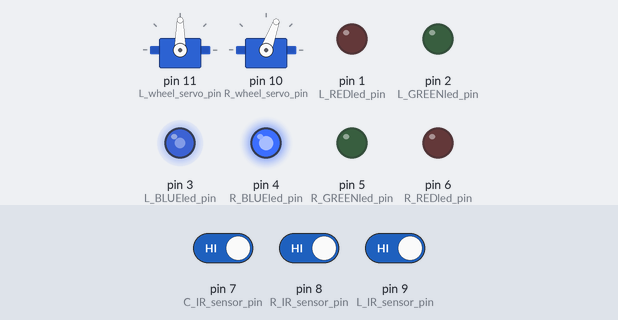
The sketch below on a simulated Arduino Uno, built with avr-gcc and run on an emulated ATmega328P. Parts: 2 × servo, output pins drawn as LEDs (lit = HIGH). The test bench sets the inputs (shaded band); at power-on: pin 7 (C_IR_sensor_pin) HIGH, pin 8 (R_IR_sensor_pin) HIGH, pin 9 (L_IR_sensor_pin) HIGH.

Above: at 1.25 s.
1.3 s: pin 7 (C_IR_sensor_pin) driven LOW
At 2.4 s:
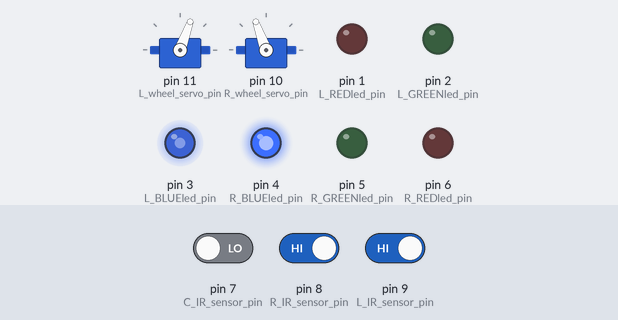
2.8 s: pin 8 (R_IR_sensor_pin) driven LOW
At 3.7 s:
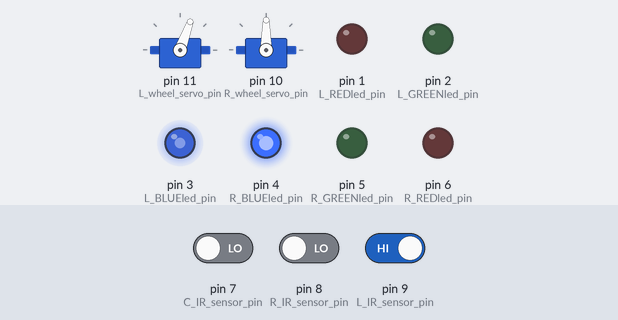
4.3 s: pin 8 (R_IR_sensor_pin) driven HIGH
At 5.2 s:
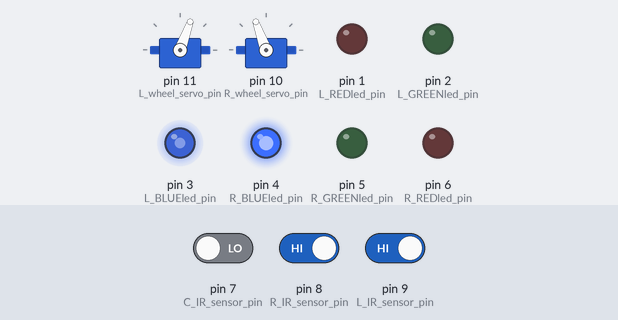
5.8 s: pin 9 (L_IR_sensor_pin) driven LOW
At 6.9 s:
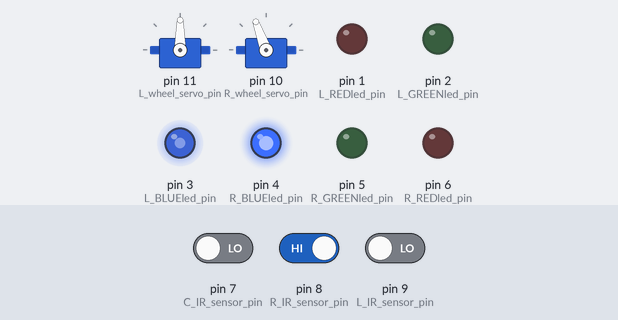
7.3 s: pin 9 (L_IR_sensor_pin) driven HIGH
At 8.2 s:
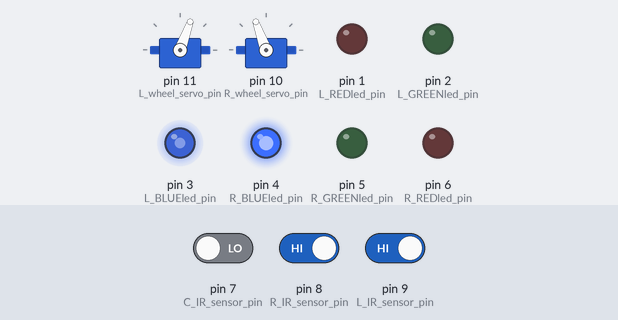
8.8 s: pin 7 (C_IR_sensor_pin) driven HIGH
At 9.0 s:
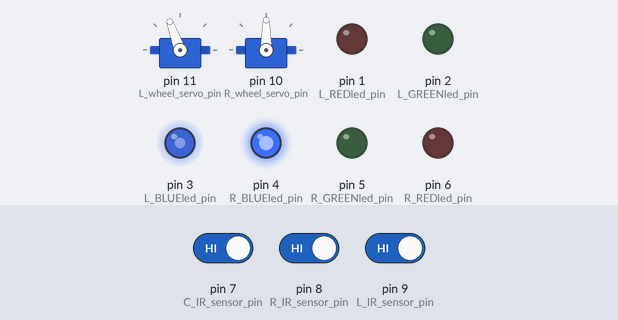
Timing chart, 0 to 12.8 s (numbered marks = the images above; inputs shaded):
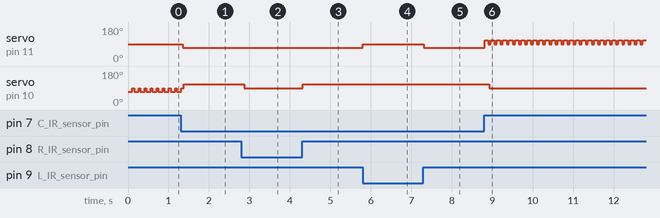

The sketch:

Humbot_S_line_follower_eyes.ino
```cpp
// (licence header left out)
/*--LIBRARIES----------------------------------------------------------------
We neeed to include libraries to be able to use servos
*/
#include <Servo.h>

//Definition of the values and speed to make the wheels move
#define stop_wheel 90
#define forward_left_wheel 70 //max speed is 0
#define backward_left_wheel 110 //max speed is 180
#define forward_right_wheel 110 //max speed is 180
#define backward_right_wheel 70 //max speed is 0

/*--VARIABLES----------------------------------------------------------------
Definition of pin numbers where sensors and actuators will be connected
Initially we use these, but they can be changed at your convinience.*/
  const int L_wheel_servo_pin = 11;   //Left wheel servo
  const int R_wheel_servo_pin = 10;   //Right wheel servo
  const int L_IR_sensor_pin = 9;   //Left IR sensor
  const int R_IR_sensor_pin = 8;   //Right IR sensor
  const int C_IR_sensor_pin = 7;   //Center IR sensor

//Create servo objects for each one
  Servo L_wheel_servo;
  Servo R_wheel_servo;

//Other variables
  int L_irSensor;//State of the left sensor
  int R_irSensor;//State of the right sensor
  int C_irSensor;//State of the center sensor
  byte state;//State of the robot (binario)
  int servo_delay; //Time for the aervo to make his function
  boolean outofline; //keeps track of which way robot is out of line (0 left) (1 right)

//---Start of expansion pack led eyes------------------
  const int L_REDled_pin = 1;   //Left eye Red LED
  const int R_REDled_pin = 6;   //Right eye Red LED
  const int L_GREENled_pin = 2;   //Left eye Green LED
  const int R_GREENled_pin = 5;   //Right eye Green LED
  const int L_BLUEled_pin = 3;   //Left eye Blue LED
  const int R_BLUEled_pin = 4;   //Right eye Blue LED
//---End of expansion pack led eyes------------------

//###################### EASY MODIFICATION ZONE #############################
//###########################################################################
//Initially the Humbot will follow a Black line over a clear background
  const int BLACK = 1;//when black is detected, sensor returns 1
  const int WHITE = 0;//when white is detected, sensor returns 0
//###########################################################################
//###########################################################################


/*
-----------------------------------------------------------------------------
-------------------             SETUP         -------------------------------
-----------------------------------------------------------------------------
The setup function runs once every time that the board initializes or
reset button is pushed. It's used to iniciate variables or to setup
different options.
-----------------------------------------------------------------------------
*/
void setup()
{
//Setup servos
   L_wheel_servo.attach(L_wheel_servo_pin);
   R_wheel_servo.attach(R_wheel_servo_pin);

//Setup as input or output for the pins
   pinMode(L_IR_sensor_pin,INPUT);
   pinMode(R_IR_sensor_pin,INPUT);
   pinMode(C_IR_sensor_pin,INPUT);
//Setup initial state
    state = B000;     //Initial state B000 (STOP)
    servo_delay = 20; //Time for the servo to make his function
    outofline=0;

//---Start of expansion pack led eyes------------------
   pinMode(L_REDled_pin,OUTPUT); //setup LED as output
   pinMode(R_REDled_pin,OUTPUT); //setup LED as output
   pinMode(L_GREENled_pin,OUTPUT); //setup LED as output
   pinMode(R_GREENled_pin,OUTPUT); //setup LED as output
   pinMode(L_BLUEled_pin,OUTPUT); //setup LED as output
   pinMode(R_BLUEled_pin,OUTPUT); //setup LED as output

//########## EASY MODIFICATION ZONE ############
//###########################################################################
    /* Here we can change the color of the led while it's spining.
    We can assign a value between 0 and 255 for each color (red, green, blue)
    and we can combine them. In the example the led is blue.*/
    writeleds(0,0,155); //Color of the led eyes
//###########################################################################
//###########################################################################
//---End of expansion pack led eyes------------------

  }
/*
-----------------------------------------------------------------------------
--------------------             LOOP            ----------------------------
-----------------------------------------------------------------------------
The main part of the program is called LOOP and it runs indefinitely.
-----------------------------------------------------------------------------
*/
void loop()
{
//Read sensors
   bitWrite(state,0,digitalRead(L_IR_sensor_pin));
   bitWrite(state,1,digitalRead(C_IR_sensor_pin));
   bitWrite(state,2,digitalRead(R_IR_sensor_pin));

//Dependung on the sensors we assign an state
   switch(state) {
     case B111: back(70);break;
     case B011: turn_right();
     outofline=0;//left out of line
     break;
     case B110: turn_left();
     outofline=1;//right out of line
     break;
     case B010: go_forward(); break;
     case B001: turn_right();
     outofline=0;//left out of line
     break;
     case B100: turn_left();
     outofline=1;//right out of line
     break;
     case B000: go_forward(); break;
     case B101: go_forward(); break;
     default: Stop();
     break;
   }
    delay(20);//increased from 10 to 20 on version 1.30b

}

/*
-----------------------------------------------------------------------------
--------------------             FUNCTIONS            -----------------------
-----------------------------------------------------------------------------
When we work with code, it's important to divide the code in functions.
These functions can be called from different parts of the program.
-----------------------------------------------------------------------------
*/
//Stop function
  void Stop()     {
    L_wheel_servo.write(stop_wheel);//Stop left servo
    delay(servo_delay);//we give time for the servo to act
    R_wheel_servo.write(stop_wheel);//Stop right servo
    delay(servo_delay);//we give time for the servo to act
  }
//Go backwards searching for the line
  void back(int time)     {
    if(!outofline){//is out of line by the left
    R_wheel_servo.write(backward_right_wheel);  //Back right servo
    delay(servo_delay);//we give time for the servo to act
    }
    else{//is out of line by the right
    L_wheel_servo.write(backward_left_wheel);//Back left servo
    delay(servo_delay);//we give time for the servo to act
    }
    delay(time);
    Stop();
  }

//Turn right function
  void turn_right()  {
    L_wheel_servo.write(forward_left_wheel);//Run left servo
    delay(servo_delay);//we give time for the servo to act
    R_wheel_servo.write(stop_wheel);  //Stop right servo
    delay(servo_delay);//we give time for the servo to act
  }
//Turn left function
  void turn_left(){
    L_wheel_servo.write(stop_wheel);//Stop left servo
    delay(servo_delay);//we give time for the servo to act
    R_wheel_servo.write(forward_right_wheel);  //Run right servo
    delay(servo_delay);//we give time for the servo to act
  }
//Go forward function
  void go_forward()   {
    L_wheel_servo.write(forward_left_wheel);//Run left servo
    delay(servo_delay);//we give time for the servo to act
    R_wheel_servo.write(forward_right_wheel);  //Run right servo
    delay(servo_delay);//we give time for the servo to act
  }
//---Start of expansion pack led eyes--------------------------------
   void writeleds(int red, int green, int blue){
   analogWrite(L_REDled_pin, red); //write red left led
   analogWrite(L_GREENled_pin, green); //write green left led
   analogWrite(L_BLUEled_pin, blue); //write blue left led
   analogWrite(R_REDled_pin, red); //write red right led
   analogWrite(R_GREENled_pin, green); //write green right led
   analogWrite(R_BLUEled_pin, blue); //write blue right led
   }
//------End of expansion pack led eyes-------------------------------
```

Measured:
- after the input at 1.3 s, servo on pin 11 (L_wheel_servo_pin): 90° → 70° after 0.05 s
- after the input at 2.8 s, servo on pin 10 (R_wheel_servo_pin): 110° → 90° after 0.08 s
- after the input at 4.3 s, servo on pin 10 (R_wheel_servo_pin): 90° → 110° at once
- after the input at 5.8 s, servo on pin 11 (L_wheel_servo_pin): 70° → 90° at once
- after the input at 7.3 s, servo on pin 11 (L_wheel_servo_pin): 90° → 70° at once
- after the input at 8.8 s, servo on pin 11 (L_wheel_servo_pin): alternates 110° for 0.09 s and 90° for 0.06 s, starting at once; servo on pin 10 (R_wheel_servo_pin): 110° → 90° after 0.12 s
